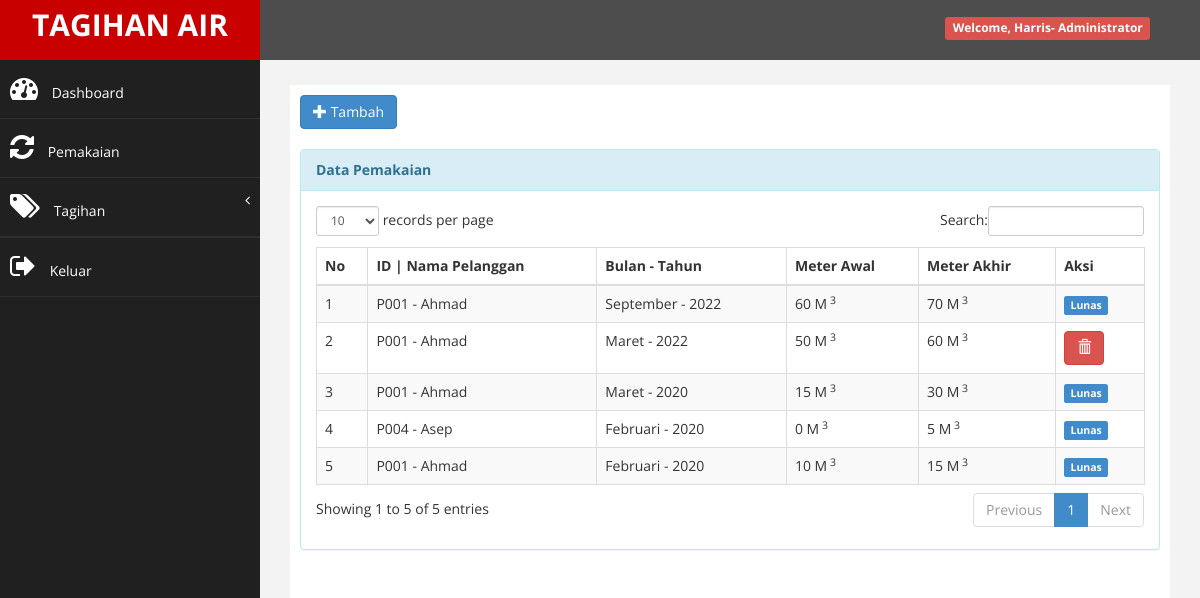
Screenshot of /?halaman=pakai_tampil (signed in) with the database file from the repository.
### tables this page shows
CREATE TABLE `tb_pelanggan` (
  `id_pelanggan` char(15) NOT NULL,
  `nama_pelanggan` varchar(20) NOT NULL,
  `alamat` varchar(40) NOT NULL,
  `no_hp` char(15) NOT NULL,
  `status` char(10) NOT NULL DEFAULT 'Aktif',
  `id_layanan` int(11) NOT NULL
);

CREATE TABLE `tb_bulan` (
  `id_bulan` char(3) NOT NULL,
  `nama_bulan` varchar(10) NOT NULL
);

CREATE TABLE `tb_pakai` (
  `id_pakai` char(11) NOT NULL,
  `id_pelanggan` char(15) NOT NULL,
  `bulan` char(3) NOT NULL,
  `tahun` char(4) NOT NULL,
  `awal` int(11) NOT NULL,
  `akhir` int(11) NOT NULL,
  `pakai` int(11) NOT NULL
);

### super/pakai/pakai_tampil.php (the view)
<div class="row">
                <div class="col-md-12">
                    <a href="?halaman=pakai_tambah" class="btn btn-primary"><i class="glyphicon glyphicon-plus"></i> Tambah</a>
                    <br><br>
                    <div class="panel panel-info">
                        <div class="panel-heading">
                             <b>Data Pemakaian</b>
                        </div>
                        <div class="panel-body">
                            <div class="table-responsive">
                                <table class="table table-striped table-bordered table-hover" id="dataTables-example">
                                    <thead>
                                        <tr>
                                            <th>No</th>
                                            <th>ID | Nama Pelanggan</th>
                                            <th>Bulan - Tahun</th>
                                            <th>Meter Awal</th>
                                            <th>Meter Akhir</th>
                                            <th>Aksi</th>
                                        </tr>
                                    </thead>
                                    <tbody>
                                    <?php
                                    $no = 1;
                                    $sql = $koneksi->query("select p.id_pelanggan, p.nama_pelanggan, k.id_pakai, k.tahun, k.awal, k.akhir, b.nama_bulan, t.status
                                    from tb_pelanggan p inner join tb_pakai k on p.id_pelanggan=k.id_pelanggan
                                    inner join tb_tagihan t on k.id_pakai=t.id_pakai
                                    inner join tb_bulan b on k.bulan=b.id_bulan
                                    order by tahun desc, id_bulan desc");
                                    while ($data= $sql->fetch_assoc()) {
                                    ?>
                                    <tr>
                                        <td><?php echo $no++; ?></td>
                                        <td><?php echo $data['id_pelanggan']; ?> - <?php echo $data['nama_pelanggan']; ?></td>
                                        <td><?php echo $data['nama_bulan']; ?> - <?php echo $data['tahun']; ?></td>
                                        <td><?php echo $data['awal']; ?> M<sup> 3</sup></td>
                                        <td><?php echo $data['akhir']; ?> M<sup> 3</sup></td>
                                        <td>
                                            <?php $stt = $data['status']  ?>
                                            <?php if ($stt == 'Belum Bayar') { ?>
                                                <a href="?halaman=pakai_hapus&kode=<?php echo $data['id_pakai']; ?>" onclick="return confirm('Apakah anda yakin hapus data ini ?')" title="Hapus" class="btn btn-danger"><i class="glyphicon glyphicon-trash"></i></a>
                                            <?php } elseif ($stt == 'Lunas') { ?>
                                                <span class="label label-primary">Lunas</span>
                                            </td>
                                            <?php } ?>
                                        </td>
                                    </tr>
                                    <?php
                                    }
                                    ?>
                                    </tbody>
                                    </div>
                                </div>
                            </div>
                        </div>
                    </div>
                </div>

### index.php (shortened to what this page needs)
<?php
    if (isset($_SESSION["ses_username"])==""){
    echo"<meta http-equiv='refresh' content='0;url=login'>";
    }else{
    $data_nama_lengkap = $_SESSION["ses_nama"];
    $data_level = $_SESSION["ses_level"];
    }
    include "inc/koneksi.php";
?>
<!DOCTYPE html>
<html xmlns="http://www.w3.org/1999/xhtml">
<head>
	<link href="assets/css/bootstrap.css" rel="stylesheet" />
	<link href="assets/css/font-awesome.css" rel="stylesheet" />
	<link href="assets/css/custom.css" rel="stylesheet" />
	<link rel="stylesheet" href="dist/css/select2.min.css" />
	<link href="assets/js/dataTables/dataTables.bootstrap.css" rel="stylesheet" />
	<link rel="stylesheet" href="dist/swal/sweetalert2.min.css">
</head>
<body>
	<div id="wrapper">
		<nav class="navbar navbar-default navbar-cls-top " role="navigation" style="margin-bottom: 0">
			<div class="navbar-header">
				<a href="http://localhost/tagihanair" class="navbar-brand"> TAGIHAN AIR</a>
			</div>
			<div style="color: white;
padding: 15px 50px 5px 50px;
float: right;
font-size: 16px;">
				<span class="label label-danger">Welcome,
					<?php echo $data_nama_lengkap; ?>-
					<?php echo $data_level; ?>
				</span>
		</nav>
		<nav class="navbar-default navbar-side" role="navigation">
			<div class="sidebar-collapse">
				<ul class="nav" id="main-menu">
					<?php
                    if ($data_level=="Administrator"){
                    ?>
					<li>
						<a href="?halaman=home_sa">
							<i class="fa fa-dashboard fa-2x"></i> Dashboard</a>
					</li>
					<li>
						<a href="?halaman=pakai_tampil">
							<i class="fa fa-refresh fa-2x"></i> Pemakaian</a>
					</li>
					<li>
						<a href="#">
							<i class="fa fa-tags fa-2x"></i> Tagihan
							<span class="fa arrow"></span>
						</a>
					</li>
					<li>
					<?php
                    }
                ?>
					<li>
						<a href="logout" onclick="return confirm('Apakah anda yakin ingin keluar dari aplikasi ini ?')">
							<i class="fa fa-sign-out fa-2x"></i> Keluar</a>
					</li>
				</ul>
			</div>
		</nav>
		<div id="page-wrapper">
			<div id="page-inner">
				<div class="row">
					<div class="col-md-12">
						<?php
                    if(isset($_GET['halaman'])){
                        $hal = $_GET['halaman'];
                        switch ($hal) {
                            case 'pakai_tampil':
                                include "super/pakai/pakai_tampil.php";
                                break;
                        }
                    }
                ?>
					</div>
				</div>
</body>
</html>

### assets/css/custom.css (style rules this page uses)
body { font-family: 'Open Sans', sans-serif; }
#wrapper { width: 100%; background:#202020; }
#page-wrapper { padding: 15px 15px; min-height: 600px; background:#F3F3F3; }
#page-inner { width:100%; margin:10px 20px 10px 0px; background-color:#fff!important; padding:10px; min-height:1200px; }
.navbar-cls-top .navbar-brand { color: #fff; background: #C90000; width: 260px; text-align: center; height: 60px; font-size: 30px; font-weight: 700; }
.arrow { float: right; }
.fa.arrow:before { content: "\f104"; }
.sidebar-collapse , .sidebar-collapse .nav { background:none; }
.sidebar-collapse .nav { padding:0; }
.sidebar-collapse .nav > li > a { color:#fff; background:#202020; text-shadow:none; }
.sidebar-collapse > .nav > li > a { padding:15px 10px; }
.sidebar-collapse > .nav > li { border-bottom: 1px solid rgba(107, 108, 109, 0.19); }
.navbar-side { border:none; background-color: #202020; }
.navbar-cls-top { background:#4D4D4D; border-bottom:none; }
.navbar-default { border:0px solid black; }
.navbar-header { background: #A70303; }
.nav > li > a > i { margin-right:10px; }
@media (min-width:768px) { #page-wrapper { margin: 0 0 0 260px; padding: 15px 30px; min-height: 1200px; } }
@media (min-width:768px) { .navbar-side { z-index: 1; position: absolute; width: 260px; } }
@media (min-width:768px) { .navbar { border-radius: 0px; } }

### rows the page displays
tb_pelanggan: id_pelanggan "P001", nama_pelanggan "Ahmad", tb_bulan.nama_bulan "September", tb_pakai.tahun "2022", tb_pakai.awal "60", tb_pakai.akhir "70", shows "Lunas", tb_bulan.nama_bulan "Maret", tb_pakai.awal "50", tb_pakai.akhir "60", tb_pakai.tahun "2020", tb_pakai.awal "15", tb_pakai.akhir "30", tb_bulan.nama_bulan "Februari", tb_pakai.awal "10", tb_pakai.akhir "15"
tb_pelanggan: id_pelanggan "P004", nama_pelanggan "Asep", tb_bulan.nama_bulan "Februari", tb_pakai.tahun "2020", tb_pakai.awal "0", tb_pakai.akhir "5", shows "Lunas"

### other values shown
$data_nama_lengkap "Harris"
$data_level "Administrator"
